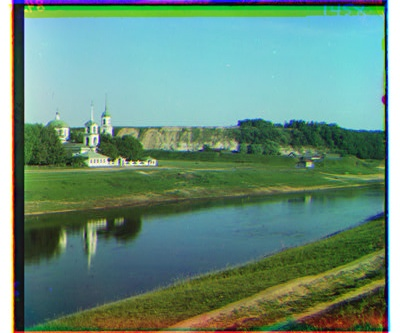
#> input picture results/unaligned/00125v.jpg, 400 x 333 px, given as the content of the folder prokudin-gorskii/, which was not available
$ python main.py
#> lines starting #> are read from the running program, lines starting #| are printed output that depends on the picture; pictures that were not available may be replaced by others from this repository, and a replacement may not be noted
import os
import cv2
import numpy as np

os.makedirs("./results/unaligned", exist_ok=True)
os.makedirs("./results/aligned", exist_ok=True)

def combine_image(img_path, out_path):
#> called with img_path = 'prokudin-gorskii/00125v.jpg', out_path = './results/unaligned/00125v.jpg'
    img = cv2.imread(img_path, cv2.IMREAD_GRAYSCALE)
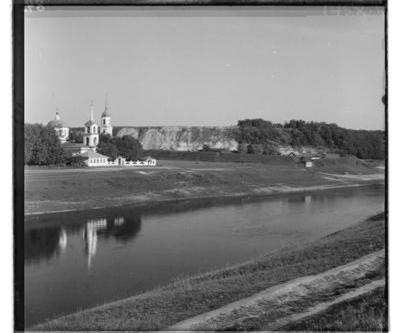
#> img: shape (333, 400); min 0, max 255, mean 127.6
    h = img.shape[0]//3
#> h = 111

    b_c = img[8:h, :]
    g_c = img[h+4:2*h-4, :]
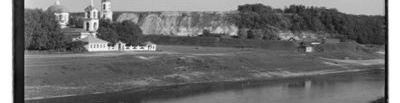
#> g_c: shape (103, 400); min 7, max 255, mean 111.3
    r_c = img[2*h:3*h-8, :]
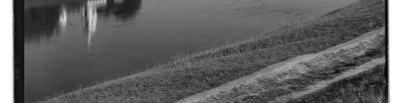
#> r_c: shape (103, 400); min 3, max 255, mean 96.2

    img = cv2.merge([b_c, g_c, r_c])
#> img: shape (103, 400, 3)

    cv2.imwrite(out_path, img)

def normalized_cross_correlation(C1, C2):
    C1_mean = C1 - np.mean(C1)
    C2_mean = C2 - np.mean(C2)
    return np.sum(C1_mean * C2_mean) / np.sqrt(np.sum(C1_mean ** 2) * np.sum(C2_mean ** 2))

def get_offsets(C1, C2):
    max_prod = -1
    x_offset = -1
    y_offset = -1
    for i in range(-15, 16):
        for j in range(-15, 16):
            curr_prod = normalized_cross_correlation(np.roll(C1, (i, j), axis=(0, 1)), C2)
            if curr_prod > max_prod:
                x_offset = i
                y_offset = j
                max_prod = curr_prod
    return x_offset, y_offset

if __name__ == "__main__":
    img_paths = ["prokudin-gorskii/" + filename for filename in os.listdir("prokudin-gorskii/") if filename.endswith('.jpg')]
    unaligned_img_paths = []
    for img_path in img_paths:
        out_path = "./results/unaligned/"+img_path.split("/")[-1]
        unaligned_img_paths.append(out_path)
        combine_image(img_path, out_path)

    for img_path in unaligned_img_paths:
        img = cv2.imread(img_path)

        b_c = img[:, :, 0]
        g_c = img[:, :, 1]
        r_c = img[:, :, 2]

        x1_offset, y1_offset = get_offsets(b_c, r_c)
#> the loop in get_offsets, `for i in range(-15, 16):` made 31 passes
#> pass 1, in normalized_cross_correlation (call 3), `C1_mean = C1 - np.mean(C1)`:
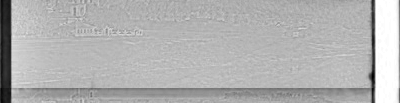
#> C1_mean: shape (103, 400) float64; min -172.7, max 74.31, mean 0; drawn with min black and max white
#> after the loop in get_offsets, `for i in range(-15, 16):`: max_prod = 0.591; x_offset = -15; y_offset = 1
#> x1_offset = -15; y1_offset = 1
        x2_offset, y2_offset = get_offsets(g_c, r_c)
#> the loop in get_offsets (call 2), `for i in range(-15, 16):` made 31 passes
#> pass 1, in normalized_cross_correlation (call 965), `C1_mean = C1 - np.mean(C1)`:
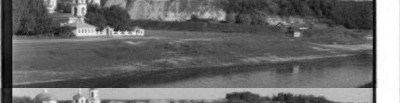
#> C1_mean: shape (103, 400) float64; min -104.3, max 143.7, mean 0; drawn with min black and max white
#> x2_offset = 0; y2_offset = 0

        print(img_path)
        print(f'Red Channel offset: (x, y) = (0, 0)')
        print(f'Blue Channel offset: (x, y) = ({x1_offset}, {y1_offset})')
#| Blue Channel offset: (x, y) = (-15, 1)
        print(f'Green Channel offset: (x, y) = ({x2_offset}, {y2_offset})')
#| Green Channel offset: (x, y) = (0, 0)
        print()

        b_c = np.roll(b_c, (x1_offset, y1_offset), axis=(0, 1))
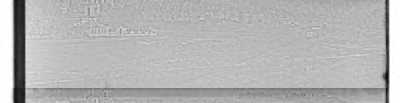
#> b_c: shape (103, 400); min 8, max 255, mean 180.7
        g_c = np.roll(g_c, (x2_offset, y2_offset), axis=(0, 1))

        img = cv2.merge([b_c, g_c, r_c])
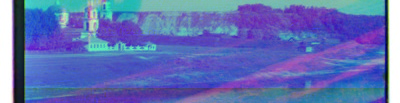
#> img: shape (103, 400, 3); mean B, G, R 180.7, 111.3, 96.2

        cv2.imwrite(img_path.replace('unaligned', 'aligned'), img)

$ run again, on results/unaligned/00398v.jpg
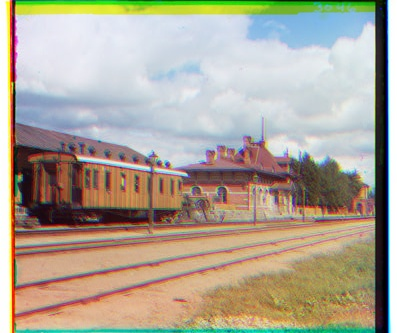
#> input picture results/unaligned/00398v.jpg, 397 x 333 px, given as the content of the folder prokudin-gorskii/, which was not available
#> after the loop in get_offsets, `for i in range(-15, 16):`: max_prod = 0.618; x_offset = 15; y_offset = 0
#> x1_offset = 15; y1_offset = 0
#> the loop in get_offsets (call 2), `for i in range(-15, 16):` made 31 passes
#> pass 1, in normalized_cross_correlation (call 965), `C1_mean = C1 - np.mean(C1)`:
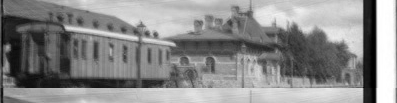
#> C1_mean: shape (103, 397) float64; min -138.2, max 116.8, mean 0; drawn with min black and max white
#> x2_offset = 11; y2_offset = 0
#| Blue Channel offset: (x, y) = (15, 0)
#| Green Channel offset: (x, y) = (11, 0)
#> `img = cv2.merge([b_c, g_c, r_c])`:
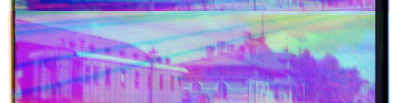
#> img: shape (103, 397, 3); mean B, G, R 206.9, 138.2, 156.7

$ run again, on results/unaligned/01112v.jpg
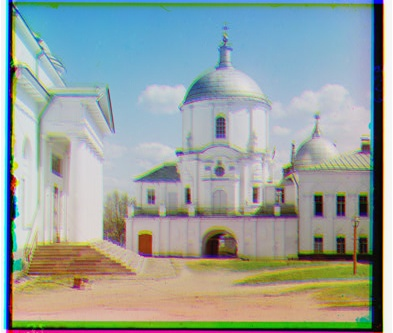
#> input picture results/unaligned/01112v.jpg, 393 x 333 px, given as the content of the folder prokudin-gorskii/, which was not available
#> after the loop in get_offsets, `for i in range(-15, 16):`: max_prod = 0.617; x_offset = 15; y_offset = -1
#> x1_offset = 15; y1_offset = -1
#> the loop in get_offsets (call 2), `for i in range(-15, 16):` made 31 passes
#> pass 1, in normalized_cross_correlation (call 965), `C1_mean = C1 - np.mean(C1)`:
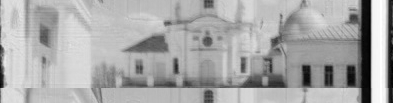
#> C1_mean: shape (103, 393) float64; min -168.5, max 86.54, mean 0; drawn with min black and max white
#> x2_offset = 0
#| Blue Channel offset: (x, y) = (15, -1)
#| Green Channel offset: (x, y) = (0, 0)
#> `img = cv2.merge([b_c, g_c, r_c])`:
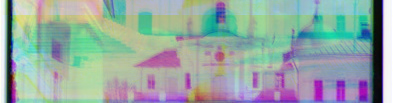
#> img: shape (103, 393, 3); mean B, G, R 163.2, 168.5, 149.2

$ run again, on results/unaligned/efros_tableau.jpg
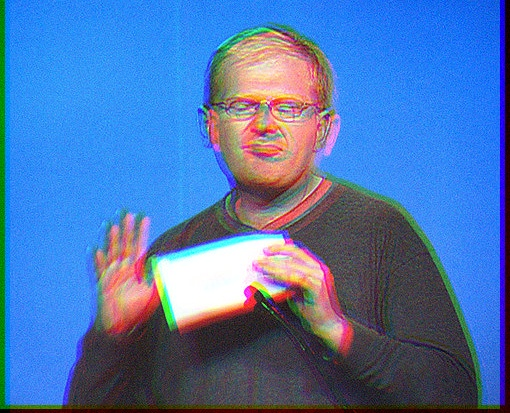
#> input picture results/unaligned/efros_tableau.jpg, 510 x 413 px, given as the content of the folder prokudin-gorskii/, which was not available
#> after the loop in get_offsets, `for i in range(-15, 16):`: max_prod = 0.0654; x_offset = 15; y_offset = 0
#> x1_offset = 15; y1_offset = 0
#> x2_offset = 15; y2_offset = 0
#| Blue Channel offset: (x, y) = (15, 0)
#| Green Channel offset: (x, y) = (15, 0)
#> `img = cv2.merge([b_c, g_c, r_c])`:
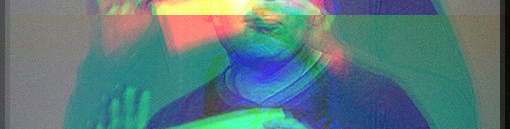
#> img: shape (129, 510, 3); mean B, G, R 125.3, 123.2, 90.3
